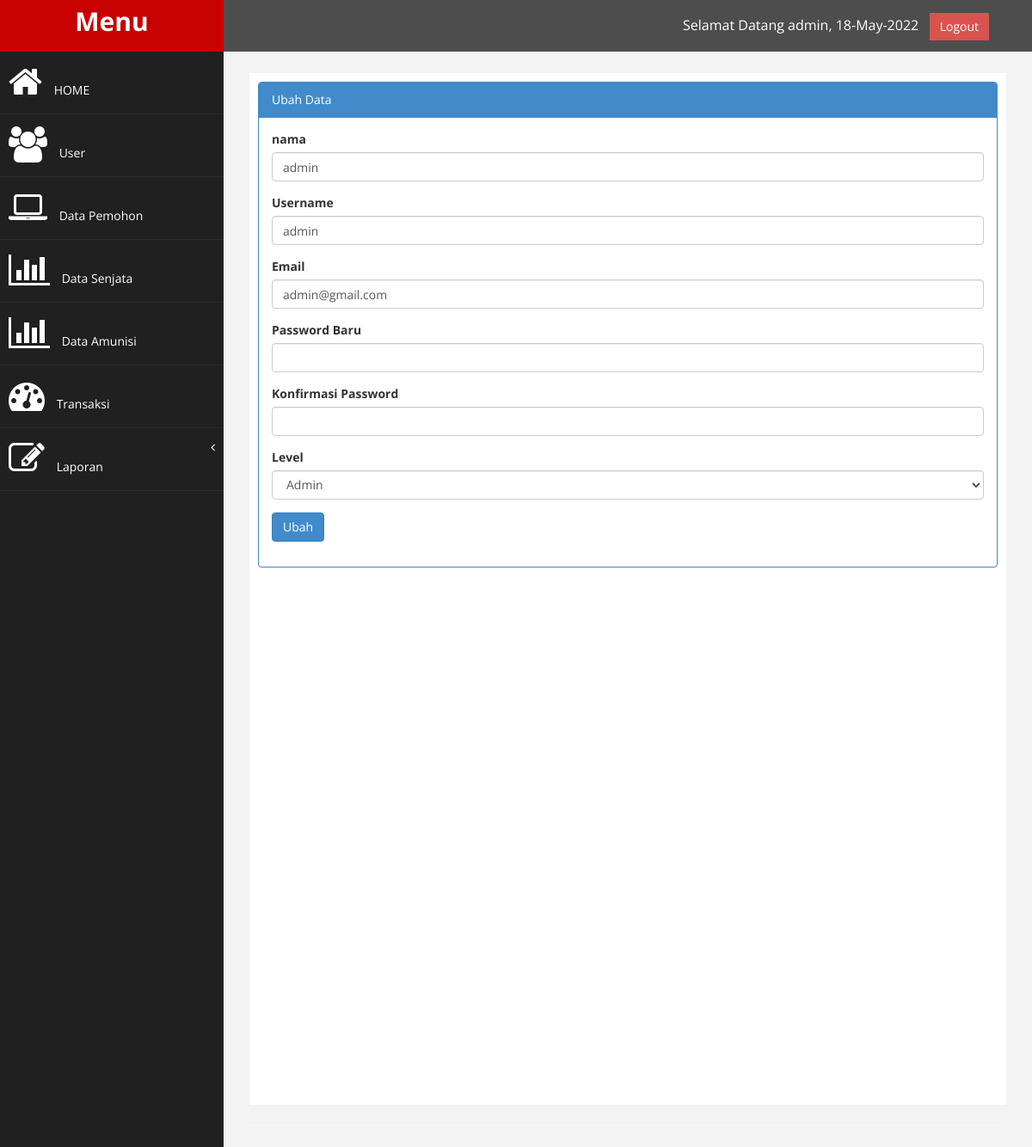
Page /index.php?page=user&aksi=ubah&id=1 (signed in) on the committed database.
### tables this page shows
CREATE TABLE `tb_user` (
  `id` int(11) NOT NULL,
  `nama` varchar(100) NOT NULL,
  `username` varchar(100) NOT NULL,
  `email` varchar(100) NOT NULL,
  `password` varchar(150) NOT NULL,
  `level` varchar(100) NOT NULL
);

### function.php (called while the page is built, shortened)
<?php
$conn = mysqli_connect("localhost","root","","db_senjata");
function query($query){
	global $conn;
	$result = mysqli_query($conn, $query);
	$rows = [];
	while ($row = mysqli_fetch_assoc($result)){
		$rows[] = $row;
	}
	return $rows;
}
?>

### page/user/ubah.php (the view, shortened to what this page needs)
<?php
	require '../senjata/function.php';
	$id = $_GET["id"];
	$in = query ("SELECT * FROM tb_user WHERE id= $id")[0];
	$tampil = $in ['level'];
?>
<div class="panel panel-primary">
<div class="panel-heading">
	Ubah Data
</div>
<div class="panel-body">
                            <div class="row">
                                <div class="col-md-12">
                                    <form action="" method="POST">
										<div class="form-group">
                                            <label for ="nama">nama</label>
                                            <input class="form-control" name="nama" id="nama"  required  value="<?php echo $in['nama']; ?>"/>
                                        </div>
                                        <div class="form-group">
                                            <label for ="pangkat">Username</label>
                                            <input class="form-control" name="username" id="pangkat" required value="<?php echo $in['username']; ?>"   />
                                        </div>
										<div class="form-group">
                                            <label for= "kesatuan">Email</label>
                                            <input class="form-control" name="email" id="kesatuan" required value="<?php echo $in['email']; ?>"/>
                                        </div>
                                        <div class="form-group">
                                            <label for= "tanggal">Password Baru</label>
                                            <input class="form-control" name="password" type="password" id="tanggal" required />
                                        </div>
                                        <div class="form-group">
                                            <label for= "tanggal">Konfirmasi Password</label>
                                            <input class="form-control" name="password1" type="password" id="tanggal" required />
                                        </div>
                                        <div class="form-group">
                                            <label for = "kondisi">Level</label>
                                            <select class="form-control" name="level" id="kondisi">
                                                <option value="1" <?php if ($tampil=='1'){echo "selected";}?>>Admin</option>
                                            </select>
                                        </div>
										<div>
											<button type="submit" name="ubah" value="Ubah" class="btn btn-primary">Ubah</button>
										</div>
										</div>
										</div>
</div>
</div>
</div>

### assets/css/custom.css (style rules this page uses)
body { font-family: 'Open Sans', sans-serif; }

### rows in the picture
tb_user: nama "admin", username "admin", email "admin@gmail.com", level "Admin"

### other values in the picture
$_SESSION["akun_username"] "admin"
